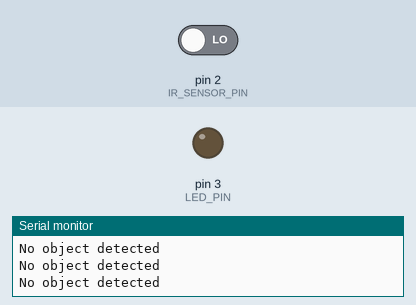
Recording of a sketch running on a simulated Arduino Uno, built with avr-gcc and run on an emulated ATmega328P. Parts: output pins drawn as LEDs (lit = HIGH), the last lines printed to the serial monitor. The inputs (shaded band) are chosen by the test bench; at power-on: pin 2 (IR_SENSOR_PIN) LOW.

Above: at 1.2 s.
1.3 s: pin 2 (IR_SENSOR_PIN) driven HIGH
At 2.5 s:
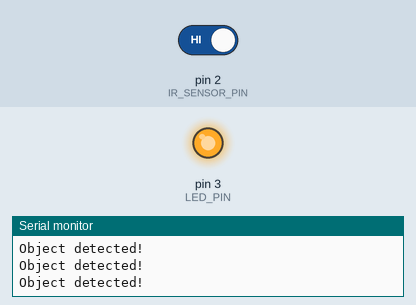
2.8 s: pin 2 (IR_SENSOR_PIN) driven LOW
At 3.7 s:
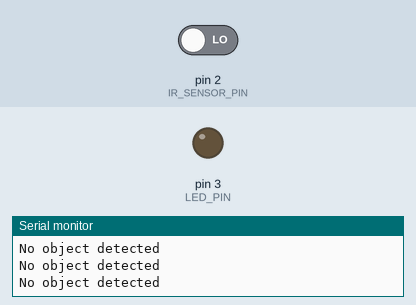
Timing chart, 0 to 5.8 s (numbered marks = the images above; inputs shaded):
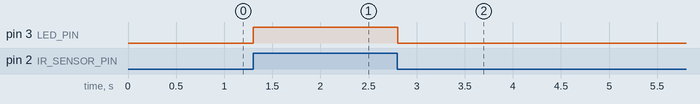

The sketch:

IR_SENSOR.ino
```cpp
#define IR_SENSOR_PIN 2  // IR sensor connected to digital pin 2
#define LED_PIN  3       // LED connected to digital pin 3

void setup() {
    pinMode(IR_SENSOR_PIN, INPUT);  // Set IR sensor pin as input
    pinMode(LED_PIN, OUTPUT);       // Set LED pin as output
    Serial.begin(9600);             // Start Serial Monitor
}

void loop() {
    int sensorValue = digitalRead(IR_SENSOR_PIN); // Read IR sensor output

    if (sensorValue == HIGH) {  // If object detected
        digitalWrite(LED_PIN, HIGH);  // Turn ON LED
        Serial.println("Object detected!");
    } else {
        digitalWrite(LED_PIN, LOW);   // Turn OFF LED
        Serial.println("No object detected");
    }

    delay(100);  // Small delay to prevent rapid toggling
}
```

Measured:
- after the input at 1.3 s, pin 3 (LED_PIN): LOW → HIGH at once
- after the input at 2.8 s, pin 3 (LED_PIN): HIGH → LOW at once
